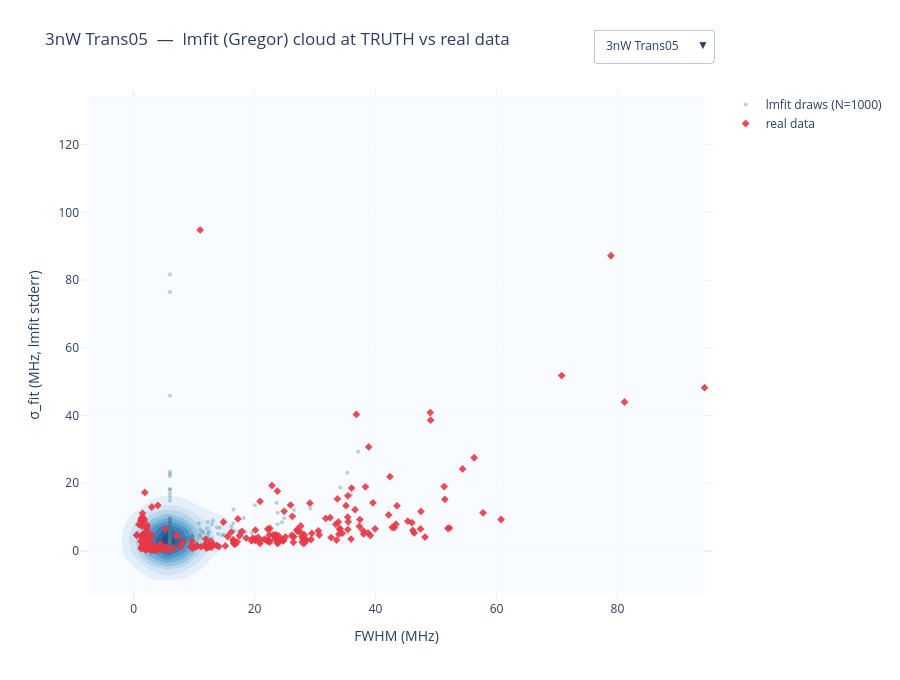

The code cell stored with this chart in its notebook:
### Code cell
fig_3nW = build_lmfit_figure(mc, '3nW')
if fig_3nW is not None: fig_3nW.show()

### Figure 1 — Plotly figure (JSON) as saved in the notebook; plotly's stock layout.template omitted (floating-point values rounded to 4 significant figures; data arrays with more than 128 entries replaced by an {"elided": "..."} marker saying what was removed)
{"data": [{"colorscale": [[0.0, "rgb(247,251,255)"], [0.125, "rgb(222,235,247)"], [0.25, "rgb(198,219,239)"], [0.375, "rgb(158,202,225)"], [0.5, "rgb(107,174,214)"], [0.625, "rgb(66,146,198)"], [0.75, "rgb(33,113,181)"], [0.875, "rgb(8,81,156)"], [1.0, "rgb(8,48,107)"]], "contours": {"showlines": false}, "name": "lmfit KDE", "opacity": 0.85, "showscale": false, "type": "contour", "visible": true, "x": [-7.558, -4.941, -2.325, 0.2915, 2.908, 5.524, 8.141, 10.76, 13.37, 15.99, 18.61, 21.22, 23.84, 26.46, 29.07, 31.69, 34.31, 36.92, 39.54, 42.15, 44.77, 47.39, 50.0, 52.62, 55.24, 57.85, 60.47, 63.09, 65.7, 68.32, 70.94, 73.55, 76.17, 78.79, 81.4, 84.02, 86.63, 89.25, 91.87, 94.48], "y": [-12.6, -8.831, -5.065, -1.299, 2.467, 6.232, 9.998, 13.76, 17.53, 21.3, 25.06, 28.83, 32.59, 36.36, 40.12, 43.89, 47.66, 51.42, 55.19, 58.95, 62.72, 66.48, 70.25, 74.02, 77.78, 81.55, 85.31, 89.08, 92.85, 96.61, 100.4, 104.1, 107.9, 111.7, 115.4, 119.2, 123.0, 126.7, 130.5, 134.3], "z": {"elided": "40x40 int values"}}, {"marker": {"color": "#457b9d", "opacity": 0.35, "size": 4}, "mode": "markers", "name": "lmfit draws (N=1000)", "type": "scatter", "visible": true, "x": {"elided": "315 float values"}, "y": {"elided": "315 float values"}}, {"marker": {"color": "#e63946", "opacity": 0.9, "size": 6, "symbol": "diamond"}, "mode": "markers", "name": "real data", "type": "scatter", "visible": true, "x": {"elided": "252 float values"}, "y": {"elided": "252 float values"}}, {"colorscale": [[0.0, "rgb(247,251,255)"], [0.125, "rgb(222,235,247)"], [0.25, "rgb(198,219,239)"], [0.375, "rgb(158,202,225)"], [0.5, "rgb(107,174,214)"], [0.625, "rgb(66,146,198)"], [0.75, "rgb(33,113,181)"], [0.875, "rgb(8,81,156)"], [1.0, "rgb(8,48,107)"]], "contours": {"showlines": false}, "name": "lmfit KDE", "opacity": 0.85, "showscale": false, "type": "contour", "visible": false, "x": [-4.726, -2.859, -0.9911, 0.8764, 2.744, 4.611, 6.479, 8.346, 10.21, 12.08, 13.95, 15.82, 17.68, 19.55, 21.42, 23.29, 25.15, 27.02, 28.89, 30.76, 32.62, 34.49, 36.36, 38.23, 40.09, 41.96, 43.83, 45.7, 47.56, 49.43, 51.3, 53.17, 55.03, 56.9, 58.77, 60.64, 62.5, 64.37, 66.24, 68.11], "y": [-4.877, -3.375, -1.872, -0.3698, 1.133, 2.635, 4.137, 5.64, 7.142, 8.644, 10.15, 11.65, 13.15, 14.65, 16.16, 17.66, 19.16, 20.66, 22.17, 23.67, 25.17, 26.67, 28.18, 29.68, 31.18, 32.68, 34.18, 35.69, 37.19, 38.69, 40.19, 41.7, 43.2, 44.7, 46.2, 47.71, 49.21, 50.71, 52.21, 53.72], "z": {"elided": "40x40 int values"}}, {"marker": {"color": "#457b9d", "opacity": 0.35, "size": 4}, "mode": "markers", "name": "lmfit draws (N=1000)", "type": "scatter", "visible": false, "x": {"elided": "791 float values"}, "y": {"elided": "791 float values"}}, {"marker": {"color": "#e63946", "opacity": 0.9, "size": 6, "symbol": "diamond"}, "mode": "markers", "name": "real data", "type": "scatter", "visible": false, "x": {"elided": "1572 float values"}, "y": {"elided": "1572 float values"}}, {"colorscale": [[0.0, "rgb(247,251,255)"], [0.125, "rgb(222,235,247)"], [0.25, "rgb(198,219,239)"], [0.375, "rgb(158,202,225)"], [0.5, "rgb(107,174,214)"], [0.625, "rgb(66,146,198)"], [0.75, "rgb(33,113,181)"], [0.875, "rgb(8,81,156)"], [1.0, "rgb(8,48,107)"]], "contours": {"showlines": false}, "name": "lmfit KDE", "opacity": 0.85, "showscale": false, "type": "contour", "visible": false, "x": [-3.878, -1.913, 0.05152, 2.016, 3.981, 5.946, 7.91, 9.875, 11.84, 13.8, 15.77, 17.73, 19.7, 21.66, 23.63, 25.59, 27.56, 29.52, 31.49, 33.45, 35.42, 37.38, 39.35, 41.31, 43.28, 45.24, 47.2, 49.17, 51.13, 53.1, 55.06, 57.03, 58.99, 60.96, 62.92, 64.89, 66.85, 68.82, 70.78, 72.75], "y": [-8.099, -5.61, -3.121, -0.6322, 1.857, 4.345, 6.834, 9.323, 11.81, 14.3, 16.79, 19.28, 21.77, 24.26, 26.74, 29.23, 31.72, 34.21, 36.7, 39.19, 41.68, 44.17, 46.66, 49.14, 51.63, 54.12, 56.61, 59.1, 61.59, 64.08, 66.57, 69.05, 71.54, 74.03, 76.52, 79.01, 81.5, 83.99, 86.48, 88.97], "z": {"elided": "40x40 int values"}}, {"marker": {"color": "#457b9d", "opacity": 0.35, "size": 4}, "mode": "markers", "name": "lmfit draws (N=1000)", "type": "scatter", "visible": false, "x": {"elided": "922 float values"}, "y": {"elided": "922 float values"}}, {"marker": {"color": "#e63946", "opacity": 0.9, "size": 6, "symbol": "diamond"}, "mode": "markers", "name": "real data", "type": "scatter", "visible": false, "x": {"elided": "2171 float values"}, "y": {"elided": "2171 float values"}}, {"colorscale": [[0.0, "rgb(247,251,255)"], [0.125, "rgb(222,235,247)"], [0.25, "rgb(198,219,239)"], [0.375, "rgb(158,202,225)"], [0.5, "rgb(107,174,214)"], [0.625, "rgb(66,146,198)"], [0.75, "rgb(33,113,181)"], [0.875, "rgb(8,81,156)"], [1.0, "rgb(8,48,107)"]], "contours": {"showlines": false}, "name": "lmfit KDE", "opacity": 0.85, "showscale": false, "type": "contour", "visible": false, "x": [0.4919, 2.127, 3.761, 5.396, 7.031, 8.666, 10.3, 11.93, 13.57, 15.2, 16.84, 18.47, 20.11, 21.74, 23.38, 25.01, 26.65, 28.28, 29.92, 31.55, 33.19, 34.82, 36.46, 38.09, 39.73, 41.36, 42.99, 44.63, 46.26, 47.9, 49.53, 51.17, 52.8, 54.44, 56.07, 57.71, 59.34, 60.98, 62.61, 64.25], "y": [-2.151, -1.408, -0.664, 0.07955, 0.8231, 1.567, 2.31, 3.054, 3.797, 4.541, 5.284, 6.028, 6.771, 7.515, 8.258, 9.002, 9.746, 10.49, 11.23, 11.98, 12.72, 13.46, 14.21, 14.95, 15.69, 16.44, 17.18, 17.92, 18.67, 19.41, 20.16, 20.9, 21.64, 22.39, 23.13, 23.87, 24.62, 25.36, 26.1, 26.85], "z": {"elided": "40x40 int values"}}, {"marker": {"color": "#457b9d", "opacity": 0.35, "size": 4}, "mode": "markers", "name": "lmfit draws (N=1000)", "type": "scatter", "visible": false, "x": {"elided": "992 float values"}, "y": {"elided": "992 float values"}}, {"marker": {"color": "#e63946", "opacity": 0.9, "size": 6, "symbol": "diamond"}, "mode": "markers", "name": "real data", "type": "scatter", "visible": false, "x": {"elided": "3742 float values"}, "y": {"elided": "3742 float values"}}, {"colorscale": [[0.0, "rgb(247,251,255)"], [0.125, "rgb(222,235,247)"], [0.25, "rgb(198,219,239)"], [0.375, "rgb(158,202,225)"], [0.5, "rgb(107,174,214)"], [0.625, "rgb(66,146,198)"], [0.75, "rgb(33,113,181)"], [0.875, "rgb(8,81,156)"], [1.0, "rgb(8,48,107)"]], "contours": {"showlines": false}, "name": "lmfit KDE", "opacity": 0.85, "showscale": false, "type": "contour", "visible": false, "x": [0.3811, 2.049, 3.716, 5.384, 7.051, 8.719, 10.39, 12.05, 13.72, 15.39, 17.06, 18.72, 20.39, 22.06, 23.73, 25.39, 27.06, 28.73, 30.4, 32.07, 33.73, 35.4, 37.07, 38.74, 40.4, 42.07, 43.74, 45.41, 47.07, 48.74, 50.41, 52.08, 53.74, 55.41, 57.08, 58.75, 60.41, 62.08, 63.75, 65.42], "y": [-1.752, -1.103, -0.4544, 0.1945, 0.8434, 1.492, 2.141, 2.79, 3.439, 4.088, 4.737, 5.386, 6.035, 6.684, 7.333, 7.982, 8.631, 9.28, 9.928, 10.58, 11.23, 11.88, 12.52, 13.17, 13.82, 14.47, 15.12, 15.77, 16.42, 17.07, 17.72, 18.36, 19.01, 19.66, 20.31, 20.96, 21.61, 22.26, 22.91, 23.56], "z": {"elided": "40x40 int values"}}, {"marker": {"color": "#457b9d", "opacity": 0.35, "size": 4}, "mode": "markers", "name": "lmfit draws (N=1000)", "type": "scatter", "visible": false, "x": {"elided": "997 float values"}, "y": {"elided": "997 float values"}}, {"marker": {"color": "#e63946", "opacity": 0.9, "size": 6, "symbol": "diamond"}, "mode": "markers", "name": "real data", "type": "scatter", "visible": false, "x": {"elided": "2541 float values"}, "y": {"elided": "2541 float values"}}, {"colorscale": [[0.0, "rgb(247,251,255)"], [0.125, "rgb(222,235,247)"], [0.25, "rgb(198,219,239)"], [0.375, "rgb(158,202,225)"], [0.5, "rgb(107,174,214)"], [0.625, "rgb(66,146,198)"], [0.75, "rgb(33,113,181)"], [0.875, "rgb(8,81,156)"], [1.0, "rgb(8,48,107)"]], "contours": {"showlines": false}, "name": "lmfit KDE", "opacity": 0.85, "showscale": false, "type": "contour", "visible": false, "x": [0.735, 2.298, 3.86, 5.423, 6.985, 8.548, 10.11, 11.67, 13.24, 14.8, 16.36, 17.92, 19.49, 21.05, 22.61, 24.17, 25.74, 27.3, 28.86, 30.42, 31.99, 33.55, 35.11, 36.68, 38.24, 39.8, 41.36, 42.93, 44.49, 46.05, 47.61, 49.18, 50.74, 52.3, 53.86, 55.43, 56.99, 58.55, 60.11, 61.68], "y": [-1.167, -0.7088, -0.2509, 0.2069, 0.6648, 1.123, 1.58, 2.038, 2.496, 2.954, 3.412, 3.87, 4.328, 4.785, 5.243, 5.701, 6.159, 6.617, 7.075, 7.533, 7.99, 8.448, 8.906, 9.364, 9.822, 10.28, 10.74, 11.2, 11.65, 12.11, 12.57, 13.03, 13.48, 13.94, 14.4, 14.86, 15.32, 15.77, 16.23, 16.69], "z": {"elided": "40x40 int values"}}, {"marker": {"color": "#457b9d", "opacity": 0.35, "size": 4}, "mode": "markers", "name": "lmfit draws (N=1000)", "type": "scatter", "visible": false, "x": {"elided": "999 float values"}, "y": {"elided": "999 float values"}}, {"marker": {"color": "#e63946", "opacity": 0.9, "size": 6, "symbol": "diamond"}, "mode": "markers", "name": "real data", "type": "scatter", "visible": false, "x": {"elided": "2508 float values"}, "y": {"elided": "2508 float values"}}, {"colorscale": [[0.0, "rgb(247,251,255)"], [0.125, "rgb(222,235,247)"], [0.25, "rgb(198,219,239)"], [0.375, "rgb(158,202,225)"], [0.5, "rgb(107,174,214)"], [0.625, "rgb(66,146,198)"], [0.75, "rgb(33,113,181)"], [0.875, "rgb(8,81,156)"], [1.0, "rgb(8,48,107)"]], "contours": {"showlines": false}, "name": "lmfit KDE", "opacity": 0.85, "showscale": false, "type": "contour", "visible": false, "x": [1.121, 2.569, 4.017, 5.465, 6.913, 8.362, 9.81, 11.26, 12.71, 14.15, 15.6, 17.05, 18.5, 19.95, 21.4, 22.84, 24.29, 25.74, 27.19, 28.64, 30.08, 31.53, 32.98, 34.43, 35.88, 37.32, 38.77, 40.22, 41.67, 43.12, 44.57, 46.01, 47.46, 48.91, 50.36, 51.81, 53.25, 54.7, 56.15, 57.6], "y": [-0.7777, -0.4484, -0.1191, 0.2103, 0.5396, 0.8689, 1.198, 1.528, 1.857, 2.186, 2.516, 2.845, 3.174, 3.503, 3.833, 4.162, 4.491, 4.821, 5.15, 5.479, 5.809, 6.138, 6.467, 6.797, 7.126, 7.455, 7.785, 8.114, 8.443, 8.773, 9.102, 9.431, 9.761, 10.09, 10.42, 10.75, 11.08, 11.41, 11.74, 12.07], "z": {"elided": "40x40 int values"}}, {"marker": {"color": "#457b9d", "opacity": 0.35, "size": 4}, "mode": "markers", "name": "lmfit draws (N=1000)", "type": "scatter", "visible": false, "x": {"elided": "1000 float values"}, "y": {"elided": "1000 float values"}}, {"marker": {"color": "#e63946", "opacity": 0.9, "size": 6, "symbol": "diamond"}, "mode": "markers", "name": "real data", "type": "scatter", "visible": false, "x": {"elided": "2516 float values"}, "y": {"elided": "2516 float values"}}], "layout": {"height": 680, "margin": {"r": 20, "t": 90}, "title": {"text": "3nW Trans05  —  lmfit (Gregor) cloud at TRUTH vs real data"}, "updatemenus": [{"active": 0, "buttons": [{"args": [{"visible": [true, true, true, false, false, false, false, false, false, false, false, false, false, false, false, false, false, false, false, false, false]}, {"title": "3nW Trans05  —  lmfit (Gregor) cloud at TRUTH (ok 315/1000) vs real data", "xaxis": {"range": [-8.866, 95.79], "title": "FWHM (MHz)"}, "yaxis": {"range": [-14.48, 136.2], "title": "σ_fit (MHz, lmfit stderr)"}}], "label": "3nW Trans05", "method": "update"}, {"args": [{"visible": [false, false, false, true, true, true, false, false, false, false, false, false, false, false, false, false, false, false, false, false, false]}, {"title": "3nW Trans10  —  lmfit (Gregor) cloud at TRUTH (ok 791/1000) vs real data", "xaxis": {"range": [-5.66, 69.04], "title": "FWHM (MHz)"}, "yaxis": {"range": [-5.628, 54.47], "title": "σ_fit (MHz, lmfit stderr)"}}], "label": "3nW Trans10", "method": "update"}, {"args": [{"visible": [false, false, false, false, false, false, true, true, true, false, false, false, false, false, false, false, false, false, false, false, false]}, {"title": "3nW Trans20  —  lmfit (Gregor) cloud at TRUTH (ok 922/1000) vs real data", "xaxis": {"range": [-4.86, 73.73], "title": "FWHM (MHz)"}, "yaxis": {"range": [-9.343, 90.21], "title": "σ_fit (MHz, lmfit stderr)"}}], "label": "3nW Trans20", "method": "update"}, {"args": [{"visible": [false, false, false, false, false, false, false, false, false, true, true, true, false, false, false, false, false, false, false, false, false]}, {"title": "3nW Trans40  —  lmfit (Gregor) cloud at TRUTH (ok 992/1000) vs real data", "xaxis": {"range": [-0.3254, 65.06], "title": "FWHM (MHz)"}, "yaxis": {"range": [-2.523, 27.22], "title": "σ_fit (MHz, lmfit stderr)"}}], "label": "3nW Trans40", "method": "update"}, {"args": [{"visible": [false, false, false, false, false, false, false, false, false, false, false, false, true, true, true, false, false, false, false, false, false]}, {"title": "3nW Trans60  —  lmfit (Gregor) cloud at TRUTH (ok 997/1000) vs real data", "xaxis": {"range": [-0.4527, 66.25], "title": "FWHM (MHz)"}, "yaxis": {"range": [-2.077, 23.88], "title": "σ_fit (MHz, lmfit stderr)"}}], "label": "3nW Trans60", "method": "update"}, {"args": [{"visible": [false, false, false, false, false, false, false, false, false, false, false, false, false, false, false, true, true, true, false, false, false]}, {"title": "3nW Trans80  —  lmfit (Gregor) cloud at TRUTH (ok 999/1000) vs real data", "xaxis": {"range": [-0.04633, 62.46], "title": "FWHM (MHz)"}, "yaxis": {"range": [-1.396, 16.92], "title": "σ_fit (MHz, lmfit stderr)"}}], "label": "3nW Trans80", "method": "update"}, {"args": [{"visible": [false, false, false, false, false, false, false, false, false, false, false, false, false, false, false, false, false, false, true, true, true]}, {"title": "3nW Trans100  —  lmfit (Gregor) cloud at TRUTH (ok 1000/1000) vs real data", "xaxis": {"range": [0.3967, 58.32], "title": "FWHM (MHz)"}, "yaxis": {"range": [-0.9424, 12.23], "title": "σ_fit (MHz, lmfit stderr)"}}], "label": "3nW Trans100", "method": "update"}], "direction": "down", "showactive": true, "type": "dropdown", "x": 1.0, "xanchor": "right", "y": 1.12}], "xaxis": {"range": [-8.866, 95.79], "title": {"text": "FWHM (MHz)"}}, "yaxis": {"range": [-14.48, 136.2], "title": {"text": "σ_fit (MHz, lmfit stderr)"}}}}
